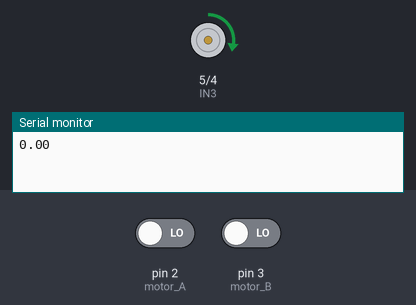
Simulated run of this sketch. Board: Arduino Uno, built with avr-gcc and run on an emulated ATmega328P. On the bench: motor-driver pin pairs drawn as motors (green arrow = first pin HIGH = forward, orange = second pin HIGH = backward, longer = more drive, scaled by the enable pin), the last lines printed to the serial monitor. The inputs (shaded band) are chosen by the test bench; at power-on: pin 2 (motor_A) LOW, pin 3 (motor_B) LOW.

Above: at 0.06 s.
At 1.27 s:
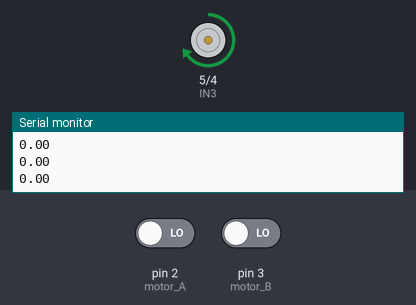
1.3 s: pin 2 (motor_A) driven HIGH
At 2.2 s:
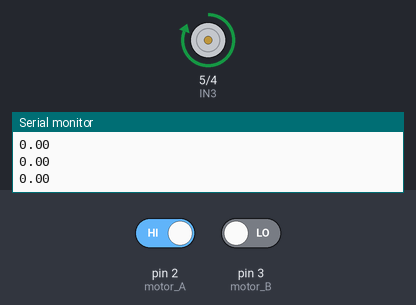
Timing chart, 0 to 4.3 s (numbered marks = the images above; inputs shaded):
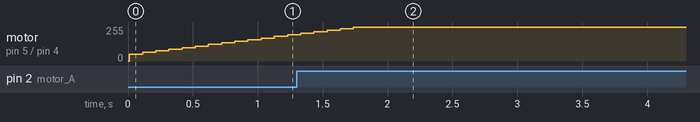

The sketch:

motor_encoder_speed_PID.ino
```cpp
#include <PID_v1.h>

#define IN3 5  //定义IN3为5口
#define IN4 4  //定义IN4为4口
#define  ENB  9 //定义ENA为3口

int motor_A = 2;//中端口是0
int motor_B = 3;//中断口是1
volatile int count = 0;//如果是正转，那么每计数一次自增1，如果是反转，那么每计数一次自减1

//double pwm=40;

int reducation = 56;//减速比，根据电机参数设置，比如 15 | 30 | 60
int pulse = 11; //编码器旋转一圈产生的脉冲数该值需要参考商家电机参数
int per_round = pulse * reducation * 4;//车轮旋转一圈产生的脉冲数
long start_time = millis();//一个计算周期的开始时刻，初始值为 millis();
long interval_time = 50;//一个计算周期 50ms
double current_vel;

void count_A(){
  //2倍频计数实现
  //手动旋转电机一圈，输出结果为 一圈脉冲数 * 减速比 * 2
  if(digitalRead(motor_A) == HIGH){

    if(digitalRead(motor_B) == HIGH){//A 高 B 高
      count++;
    } else {//A 高 B 低
      count--;
    }


  } else {

    if(digitalRead(motor_B) == LOW){//A 低 B 低
      count++;
    } else {//A 低 B 高
      count--;
    }

  }

}

//与A实现类似
//4倍频计数实现
//手动旋转电机一圈，输出结果为 一圈脉冲数 * 减速比 * 4
void count_B(){
  if(digitalRead(motor_B) == HIGH){

    if(digitalRead(motor_A) == LOW){//B 高 A 低
      count++;
    } else {//B 高 A 高
      count--;
    }


  } else {

    if(digitalRead(motor_A) == HIGH){//B 低 A 高
      count++;
    } else {//B 低 A 低
      count--;
    }

  }

}

//获取当前转速的函数
void get_current_vel(){
  long right_now = millis();
  long past_time = right_now - start_time;//计算逝去的时间
  if(past_time >= interval_time){//如果逝去时间大于等于一个计算周期
    //1.禁止中断
    noInterrupts();
    //2.计算转速 转速单位可以是秒，也可以是分钟... 自定义即可
    current_vel = (double)count / per_round / past_time * 1000 * 60;
    //3.重置计数器
    count = 0;
    //4.重置开始时间
    start_time = right_now;
    //5.重启中断
    interrupts();

    Serial.println(current_vel);
    current_vel=-1*current_vel;// 控制顺时针旋转

  }
}

//-------------------------------------PID-------------------------------------------
//创建 PID 对象
//1.当前转速 2.计算输出的pwm 3.目标转速 4.kp 5.ki 6.kd 7.当输入与目标值出现偏差时，向哪个方向控制
double pwm;//电机驱动的PWM值
double target = 80;
double kp=0.5, ki=1.5, kd=0.075;
PID pid(&current_vel,&pwm,&target,kp,ki,kd,DIRECT);

//速度更新函数
void update_vel(){
  //获取当前速度
  get_current_vel();
  pid.Compute();//计算需要输出的PWM
  digitalWrite(IN3,HIGH);  //控制电机反转
  digitalWrite(IN4,LOW);
  analogWrite(ENB,pwm); //控制电机转速，迳我自己测试超过150电机才开始转

//  Serial.println(pwm);

}

void setup()
{
  pinMode(IN3,OUTPUT);
  pinMode(IN4,OUTPUT);
  pinMode(ENB,OUTPUT);

  pinMode(2,INPUT);
  pinMode(3,INPUT);

  attachInterrupt(0,count_A,CHANGE);//当电平发生改变时触发中断函数
    //四倍频统计需要为B相也添加中断
  attachInterrupt(1,count_B,CHANGE);

  pid.SetMode(AUTOMATIC);

  Serial.begin(57600);

}
void loop()
{
   delay(10);
   update_vel();

      }
```
